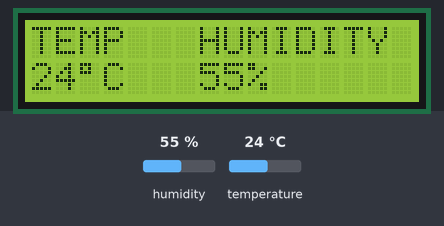
A sketch run on a simulated Arduino Uno, built with avr-gcc and run on an emulated ATmega328P. On the bench: 16×2 character LCD. The test bench sets the inputs (shaded band); at power-on: humidity 55 %, temperature 24 °C.

Above: at 1.2 s.
1.3 s: humidity set to 22 %
At 1.7 s:
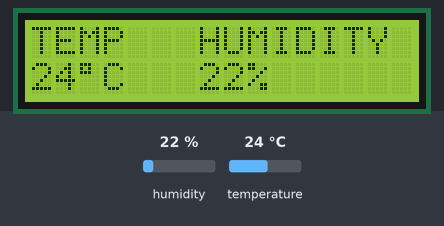
2.8 s: temperature set to 12 °C
At 3.4 s:
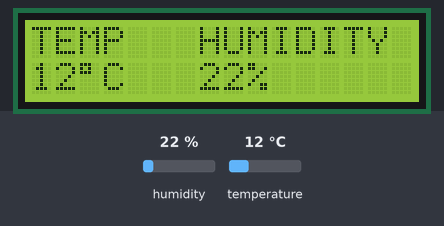
4.3 s: humidity set to 40 %
At 5.4 s:
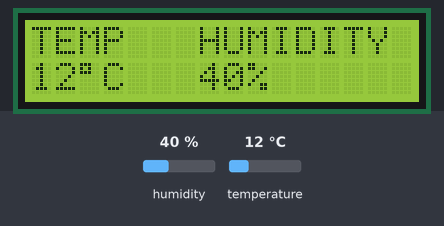
5.8 s: temperature set to 19 °C
At 7.1 s:
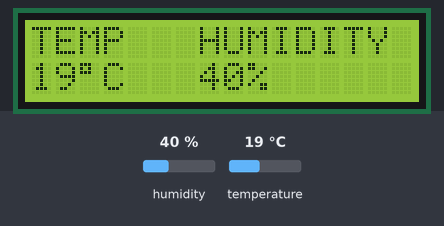
Timing chart, 0 to 8.3 s (numbered marks = the images above; inputs shaded):
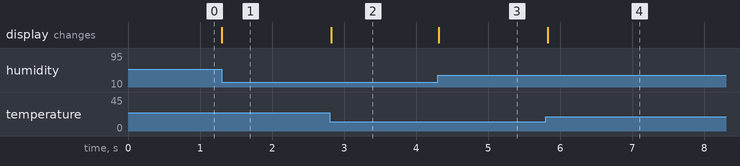

Measured:
- after the input at 1.3 s, the display: changes at once (image 1)
- after the input at 2.8 s, the display: changes at once (image 2)
- after the input at 4.3 s, the display: changes at once (image 3)
- after the input at 5.8 s, the display: changes at once (image 4)

The sketch:

Weather_BOX_NEW.ino
```cpp
#include <dht.h>
#include <LiquidCrystal.h>

//led blink tutorial!
//Get more tutorials on --> --> -->
//"MIYMAKERS" https://miymakers.wordpress.com/

#define dht_dpin A5 //no ; here. Set equal to channel sensor is on
dht DHT;


LiquidCrystal lcd(12, 11, 5, 4, 3, 2);
void setup(){

  ;lcd.begin(16, 2);
  lcd.print("TEMP   HUMIDITY");
  Serial.begin(57600);
}
void loop(){
  lcd.setCursor(0,3);
  DHT.read11(dht_dpin);


  //lcd.print(abs(moisture));
  //Serial.println(moisture);
  lcd.print(round(DHT.temperature));
  lcd.print((char)223); //add degree symbol print support
  lcd.print("C   ");
  lcd.print(round(DHT.humidity));
  lcd.print("%   ");
}
```

Weather_BOX_NEW.c
```cpp
#include <dht.h>
#include <LiquidCrystal.h>

//led blink tutorial!
//Get more tutorials on --> --> -->
//"MIYMAKERS" https://miymakers.wordpress.com/

#define dht_dpin A5 //no ; here. Set equal to channel sensor is on
dht DHT;


LiquidCrystal lcd(12, 11, 5, 4, 3, 2);
void setup() {

    ; lcd.begin(16, 2);
    lcd.print("TEMP   HUMIDITY");
    Serial.begin(57600);
}
void loop() {
    lcd.setCursor(0, 3);
    DHT.read11(dht_dpin);


    //lcd.print(abs(moisture));
    //Serial.println(moisture);
    lcd.print(round(DHT.temperature));
    lcd.print((char)223); //add degree symbol print support
    lcd.print("C   ");
    lcd.print(round(DHT.humidity));
    lcd.print("%   ");
}
```

Weather_BOX_NEW_____.c
```cpp
#include <dht.h>
#include <LiquidCrystal.h>

//led blink tutorial!
//Get more tutorials on --> --> -->
//"MIYMAKERS" https://miymakers.wordpress.com/

#define dht_dpin A5 //ÕâÀï²»ÐèÒª¼ÓÈë;·ûºÅ×÷Îª½áÎ²£¬´Ë´¦ÓÃÓÚÉè¶¨´«¸ÐÆ÷µÄÊý¾Ý½ÅÓ¦½ÓÔÚÄÄÒ»¸ö½Ó¿ÚÉÏ
dht DHT;


LiquidCrystal lcd(12, 11, 5, 4, 3, 2); //´Ë´¦ÓÃÓÚÉè¶¨LCDµÄ¸÷¸öÊý¾Ý½ÅÓ¦½ÓÔÚÄÄÒ»¸ö½Ó¿ÚÉÏ
void setup() {

    ; lcd.begin(16, 2); //LCDÏÔÊ¾ÆÁÕóÁÐ(<ÁÐÊý>, <ÐÐÊý>);
    lcd.print("TEMP   HUMIDITY"); //ÕâÀïÐ´µÄÊÇÆÁÄ»ÉÏÏÔÊ¾µÄ×Ö
    Serial.begin(57600);
}
void loop() {
    lcd.setCursor(0, 3);
    DHT.read11(dht_dpin);


    //lcd.print(abs(moisture));
    //Serial.println(moisture);
    lcd.print(round(DHT.temperature));
    lcd.print((char)223); //Ìí¼ÓÁË¶Ô·ûºÅ ¶È µÄÏÔÊ¾Ö§³Ö
    lcd.print("C   ");
    lcd.print(round(DHT.humidity));
    lcd.print("%   ");
}
```
